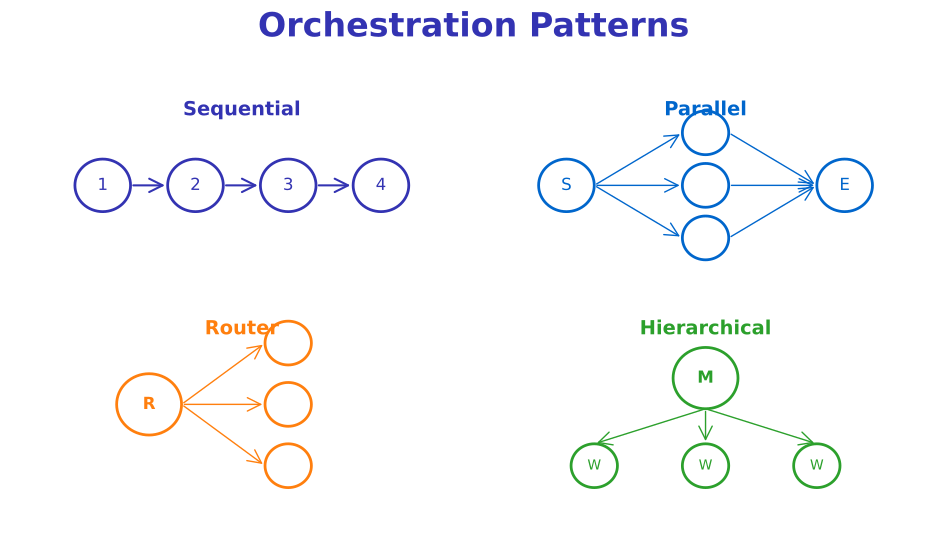

The script that saved this image:
"""
Agent Orchestration Patterns
Week 6 - Agent Frameworks and Tools
"""

from pathlib import Path

import matplotlib.patches as mpatches
import matplotlib.pyplot as plt
import numpy as np
from matplotlib.patches import Circle, FancyBboxPatch

plt.rcParams.update(
    {
        "font.size": 24,
        "axes.labelsize": 24,
        "axes.titlesize": 26,
        "figure.figsize": (10, 6),
        "figure.dpi": 150,
        "font.family": "sans-serif",
    }
)

MLPURPLE = "#3333B2"
MLBLUE = "#0066CC"
MLORANGE = "#FF7F0E"
MLGREEN = "#2CA02C"
MLGRAY = "#7F7F7F"

fig, ax = plt.subplots(figsize=(10, 6))
ax.set_xlim(0, 10)
ax.set_ylim(0, 6)
ax.axis("off")

ax.text(
    5, 5.7, "Orchestration Patterns", fontsize=24, fontweight="bold", ha="center", color=MLPURPLE
)

# Pattern 1: Sequential
ax.text(2.5, 4.8, "Sequential", fontsize=14, ha="center", fontweight="bold", color=MLPURPLE)
seq_nodes = [(1.0, 4.0), (2.0, 4.0), (3.0, 4.0), (4.0, 4.0)]
for i, (x, y) in enumerate(seq_nodes):
    circle = Circle((x, y), 0.3, facecolor="white", edgecolor=MLPURPLE, linewidth=2)
    ax.add_patch(circle)
    ax.text(x, y, str(i + 1), fontsize=12, ha="center", va="center", color=MLPURPLE)
    if i < len(seq_nodes) - 1:
        ax.annotate(
            "",
            xy=(x + 0.7, y),
            xytext=(x + 0.3, y),
            arrowprops=dict(arrowstyle="->", color=MLPURPLE, lw=1.5),
        )

# Pattern 2: Parallel
ax.text(7.5, 4.8, "Parallel", fontsize=14, ha="center", fontweight="bold", color=MLBLUE)
ax.add_patch(Circle((6.0, 4.0), 0.3, facecolor="white", edgecolor=MLBLUE, linewidth=2))
ax.text(6.0, 4.0, "S", fontsize=12, ha="center", va="center", color=MLBLUE)
for i, y_off in enumerate([-0.6, 0, 0.6]):
    ax.add_patch(Circle((7.5, 4.0 + y_off), 0.25, facecolor="white", edgecolor=MLBLUE, linewidth=2))
    ax.annotate(
        "",
        xy=(7.25, 4.0 + y_off),
        xytext=(6.3, 4.0),
        arrowprops=dict(arrowstyle="->", color=MLBLUE, lw=1),
    )
    ax.annotate(
        "",
        xy=(8.7, 4.0),
        xytext=(7.75, 4.0 + y_off),
        arrowprops=dict(arrowstyle="->", color=MLBLUE, lw=1),
    )
ax.add_patch(Circle((9.0, 4.0), 0.3, facecolor="white", edgecolor=MLBLUE, linewidth=2))
ax.text(9.0, 4.0, "E", fontsize=12, ha="center", va="center", color=MLBLUE)

# Pattern 3: Router
ax.text(2.5, 2.3, "Router", fontsize=14, ha="center", fontweight="bold", color=MLORANGE)
ax.add_patch(Circle((1.5, 1.5), 0.35, facecolor="white", edgecolor=MLORANGE, linewidth=2))
ax.text(1.5, 1.5, "R", fontsize=12, ha="center", va="center", color=MLORANGE, fontweight="bold")
for i, (x, y) in enumerate([(3.0, 2.2), (3.0, 1.5), (3.0, 0.8)]):
    ax.add_patch(Circle((x, y), 0.25, facecolor="white", edgecolor=MLORANGE, linewidth=2))
    ax.annotate(
        "",
        xy=(x - 0.25, y),
        xytext=(1.85, 1.5),
        arrowprops=dict(arrowstyle="->", color=MLORANGE, lw=1),
    )

# Pattern 4: Hierarchical
ax.text(7.5, 2.3, "Hierarchical", fontsize=14, ha="center", fontweight="bold", color=MLGREEN)
ax.add_patch(Circle((7.5, 1.8), 0.35, facecolor="white", edgecolor=MLGREEN, linewidth=2))
ax.text(7.5, 1.8, "M", fontsize=12, ha="center", va="center", color=MLGREEN, fontweight="bold")
for i, x in enumerate([6.3, 7.5, 8.7]):
    ax.add_patch(Circle((x, 0.8), 0.25, facecolor="white", edgecolor=MLGREEN, linewidth=2))
    ax.text(x, 0.8, "W", fontsize=10, ha="center", va="center", color=MLGREEN)
    ax.annotate(
        "", xy=(x, 1.05), xytext=(7.5, 1.45), arrowprops=dict(arrowstyle="->", color=MLGREEN, lw=1)
    )

plt.tight_layout()
plt.savefig(Path(__file__).parent / "orchestration_patterns.pdf", dpi=300, bbox_inches="tight", facecolor="white")
plt.close()
print(f"Chart saved to {Path(__file__).parent / 'orchestration_patterns.pdf'}")
